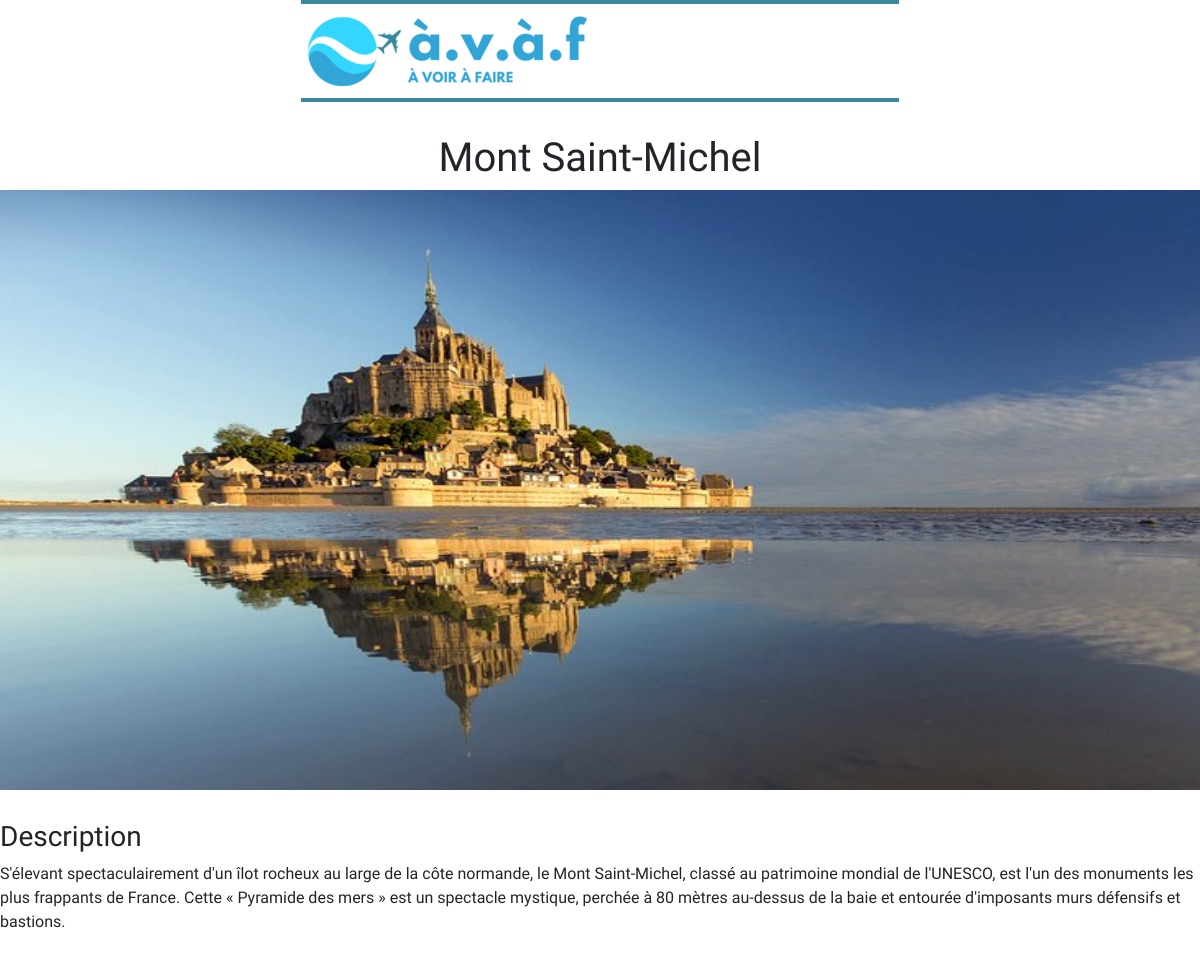
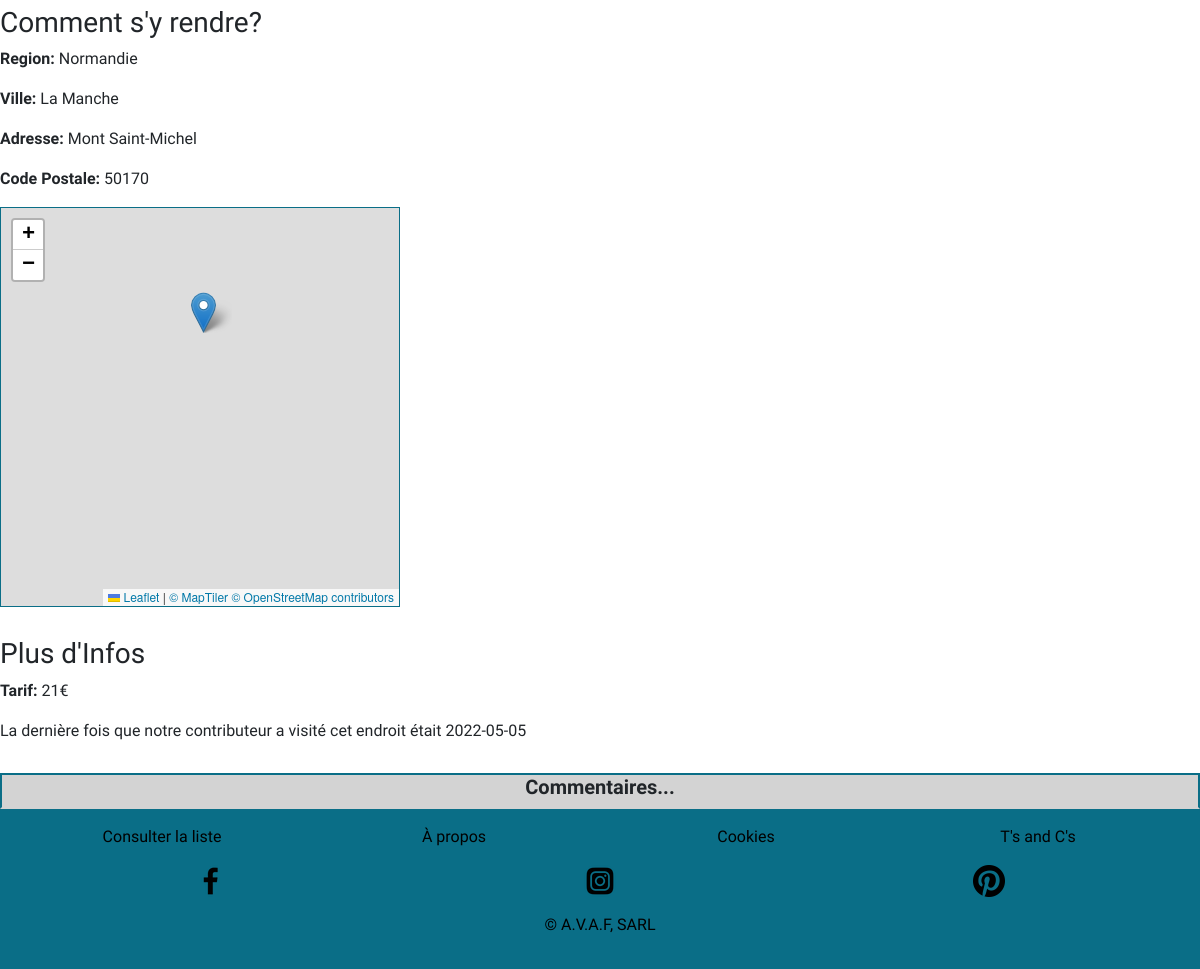
The app's page /?id=51 with its own data (2 pictures, top to bottom).
### tables this page shows
CREATE TABLE `user` (
  `user_id` int(11) NOT NULL AUTO_INCREMENT,
  `userName` varchar(255) NOT NULL,
  `login` varchar(255) NOT NULL,
  `pass` varchar(255) NOT NULL,
  `status` varchar(255) NOT NULL,
  PRIMARY KEY (`user_id`)
);

CREATE TABLE `place` (
  `place_id` int(11) NOT NULL AUTO_INCREMENT,
  `nomEndroit` varchar(255) NOT NULL,
  `region` varchar(255) NOT NULL,
  `ville` varchar(255) NOT NULL,
  `codePostal` int(255) NOT NULL,
  `adresse` varchar(255) NOT NULL,
  `description` varchar(1600) NOT NULL,
  `tarif` int(11) NOT NULL,
  `dateVisite` date DEFAULT NULL,
  `image` varchar(255) NOT NULL,
  PRIMARY KEY (`place_id`)
);

### index.php (called while the page is built, shortened)
<?php
require_once("model/PlaceStorageMySQL.php");
require_once("model/Place.php");
$pdo= new PDO("mysql:host=".Config::MYSQL_HOST.";port=".Config::MYSQL_PORT.";dbname=".Config::MYSQL_DB.";charset=utf8mb4", Config::MYSQL_USER , Config::MYSQL_PASSWORD);
$pdo->setAttribute(PDO::ATTR_ERRMODE, PDO::ERRMODE_EXCEPTION);
$router = new Router(new PlaceStorageMySQL($pdo), new AccountStorageMySQL($pdo), new CommentStorageMySQL($pdo));
$router->main();
?>

### src/model/Place.php (called while the page is built, shortened)
<?php
    class Place{
        protected $nomEndroit;
        protected $ville;
        protected $codePostal;
        protected $adresse;
        protected $image;
        protected $description;
        protected $tarif;
        protected $dateVisite;
        protected $region;
        public function __construct($nomEndroit, $region ,$ville, $codePostal, $adresse, $description, $tarif, $dateVisite,$image,$author){
            $this->nomEndroit= $nomEndroit;
            $this->ville= $ville;
            $this->codePostal = $codePostal;
            $this->adresse = $adresse;
            $this->description = $description;
            $this->tarif = $tarif;
            $this->dateVisite = $dateVisite;
            $this->image=$image;
            $this->region=$region;
        }
        public function  getNom(){
            return $this->nomEndroit;
        }
        public function getImage() {
            return $this->image ;
        }
        public function getVille() {
            return $this->ville;
        }
        public function getRegion(){
            return $this->region;
        }
        public function getCode() {
            return $this->codePostal;
        }
        public function  getAdresse(){
            return $this->adresse;
        }
        public function  getDesc() {
             return $this->description;
        }
        public function getTarif() {
           return $this->tarif;
        }
        public function  getDateVisite() {
             return $this->dateVisite ;
        }
    }
?>

### src/model/PlaceStorageMySQL.php (called while the page is built, shortened)
<?php
require_once("model/Place.php");
class PlaceStorageMySQL implements PlaceStorage {
    private $db;
    public function __construct($db) {
        $this->db = $db;
    }
    public function read($id) {
        $req = "SELECT s.*, u.* FROM user u
        INNER JOIN user_place us ON us.user_id = u.user_id
        INNER JOIN place s ON s.place_id = us.place_id
        WHERE s.place_id=?";
        $stmt = $this->db->prepare($req);
        $stmt->execute([$id]);
        if ($stmt->rowCount() > 0) {
            $tab = $stmt->fetch(PDO::FETCH_ASSOC);
            $author = array(
                "id" => $tab['user_id'],
                "status" => $tab['status'],
            );
            $place = new Place($tab['nomEndroit'],$tab['region'],$tab['ville'], $tab['codePostal'], $tab['adresse'], $tab['description'], $tab['tarif'],$tab['dateVisite']
            ,$tab['image'] ,$author);
            return $place;
        }
        return null;
	}
}
?>

### src/view/content/place.php (the view, shortened to what this page needs)
<h1 class="pageTitle"><?= $place->getNom() ?></h1>
    <div class=" justify-content-center" style="align-items: center;">
        <div>
            <div class="imgInfo">
                <?php
                if($place->getImage() != "profil.jpg"){
                    echo "<img class=\"placeImg\" src=\"./upload/placesImg/".$place->getImage()."\" alt=\"".$place->getNom()."\" style=\"width:100%;\">";
                }else{
                    echo "<img class=\"placeImg\" src=\"./upload/placesImg/placeholder.png\" alt=\"".$place->getNom()."\" style=\"width:100%;\">";
                }
                ?>
            </div>
        </div>
        <div class="div">
            <h3>Description</h3>
            <p><?= $place->getDesc()?></p>
        </div>
        <div class="div">
            <h3>Comment s'y rendre?</h3>
            <p><b>Region:</b> <?= $place->getRegion() ?></p>
            <p><b>Ville: </b><?= $place->getVille() ?></p>
            <p><b>Adresse: </b><?= $place->getAdresse() ?></p>
            <p><b>Code Postale: </b><?= $place->getCode() ?></p>
        </div>
        <div>
            <?php
            $address = $place->getAdresse().$place->getVille().$place->getRegion();
            echo self::makeMapPlugin($address);
            ?>
        </div>
        <div class="div">
        <h3>Plus d'Infos</h3>
        <p><b>Tarif:</b>
        <?php
        if($place->getTarif() == null){
            echo "N/A";
        }else{
            echo $place->getTarif()."€";
        }
        ?>
        </p>
        <p>La dernière fois que notre contributeur a visité cet endroit était <?= $place->getDateVisite() ?></p>
        </div>
<?php
    echo "<div class=\"commentBox\"><h5><b>Commentaires...</b></h5></div>";
?>
    </div>

### style/styles.css (style rules this page uses)
html { background-color:white; }
body { background-color: white; max-width: 1200px; margin: auto; height: 100%; font-family: 'Work Sans', sans-serif; }
.pageTitle, h5 { text-align: center; }
.placeImg { height: 600px; }
.div { margin-top: 30px; }
.commentBox { background-color: lightgray; border: 2px solid #0a6e87; border-bottom: 2px solid lightgray; }

### records on screen
user: place.nomEndroit "Mont Saint-Michel", place.image (picture), place.description "S'élevant spectaculairement d'un îlot rocheux au large de la côte normande, le Mont Saint-Michel, classé au patrimoine mondial de l'UNESCO, est l'un des monuments les plus frappants de France. Cette « Pyramide des mers » est un spectacle mystique, perchée à 80 mètres au-dessus de la baie et entourée d'imposants murs défensifs et bastions.", place.region "Normandie", place.ville "La Manche", place.adresse "Mont Saint-Michel", place.codePostal "50170", place.tarif "21", place.dateVisite "2022-05-05"
